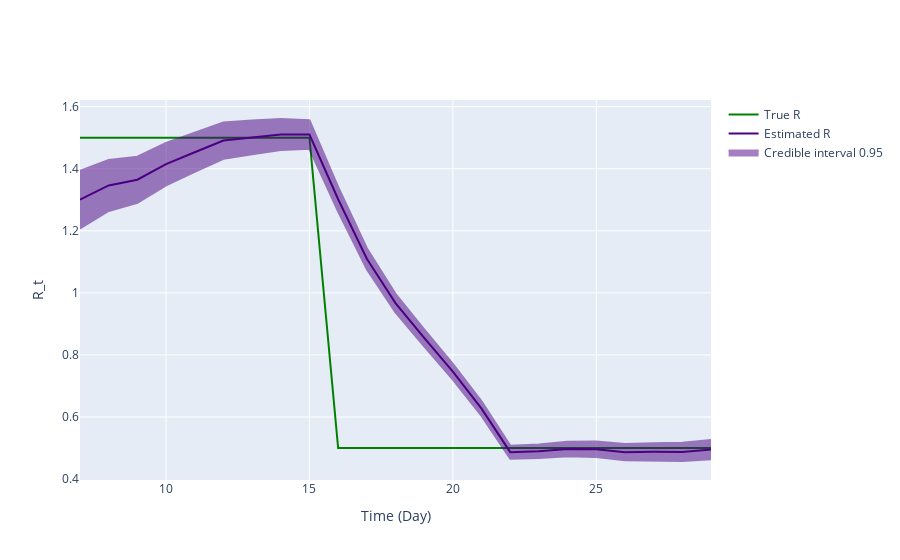

Notebook code for this chart:
### Code cell
fig = ReproductionNumberPlot()

fig.add_ground_truth_rt(ground_truth)
fig.add_interval_rt(interval2)

fig.update_labels(time_label='Time (Day)', r_label='R_t')

fig.show_figure()

### Figure 1 — Plotly figure (JSON) as saved in the notebook; plotly's stock layout.template omitted (floating-point values rounded to 4 significant figures)
{"data": [{"line": {"color": "green"}, "mode": "lines", "name": "True R", "type": "scatter", "x": [7, 8, 9, 10, 11, 12, 13, 14, 15, 16, 17, 18, 19, 20, 21, 22, 23, 24, 25, 26, 27, 28, 29], "y": [1.5, 1.5, 1.5, 1.5, 1.5, 1.5, 1.5, 1.5, 1.5, 0.5, 0.5, 0.5, 0.5, 0.5, 0.5, 0.5, 0.5, 0.5, 0.5, 0.5, 0.5, 0.5, 0.5]}, {"line": {"color": "indigo"}, "mode": "lines", "name": "Estimated R", "type": "scatter", "x": [7, 8, 9, 10, 11, 12, 13, 14, 15, 16, 17, 18, 19, 20, 21, 22, 23, 24, 25, 26, 27, 28, 29], "y": [1.3, 1.346, 1.365, 1.415, 1.453, 1.491, 1.501, 1.51, 1.51, 1.302, 1.11, 0.9671, 0.8547, 0.7461, 0.6272, 0.4869, 0.49, 0.4971, 0.4961, 0.4868, 0.4881, 0.4876, 0.4953]}, {"fill": "toself", "fillcolor": "indigo", "line": {"color": "indigo"}, "mode": "lines", "name": "Credible interval 0.95", "opacity": 0.5, "type": "scatter", "x": [7, 8, 9, 10, 11, 12, 13, 14, 15, 16, 17, 18, 19, 20, 21, 22, 23, 24, 25, 26, 27, 28, 29, 29, 28, 27, 26, 25, 24, 23, 22, 21, 20, 19, 18, 17, 16, 15, 14, 13, 12, 11, 10, 9, 8, 7], "y": [1.393, 1.428, 1.439, 1.483, 1.516, 1.549, 1.555, 1.56, 1.556, 1.341, 1.144, 0.9971, 0.8821, 0.7714, 0.6505, 0.5079, 0.5119, 0.5206, 0.5212, 0.5132, 0.5159, 0.5169, 0.5262, 0.4644, 0.4584, 0.4602, 0.4604, 0.471, 0.4736, 0.4681, 0.4659, 0.6038, 0.7208, 0.8274, 0.9372, 1.076, 1.262, 1.464, 1.46, 1.447, 1.432, 1.39, 1.346, 1.29, 1.264, 1.207]}], "layout": {"hovermode": "x unified", "xaxis": {"title": {"text": "Time (Day)"}}, "yaxis": {"title": {"text": "R_t"}}}}
